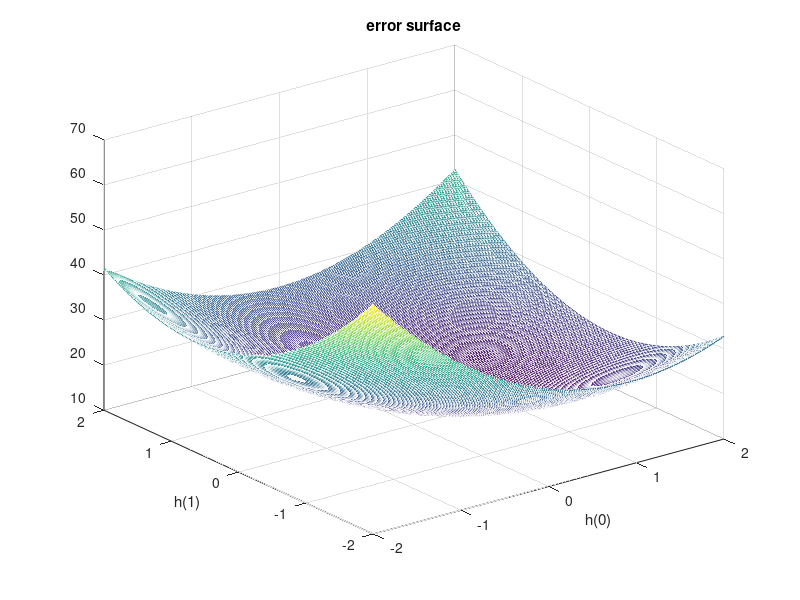
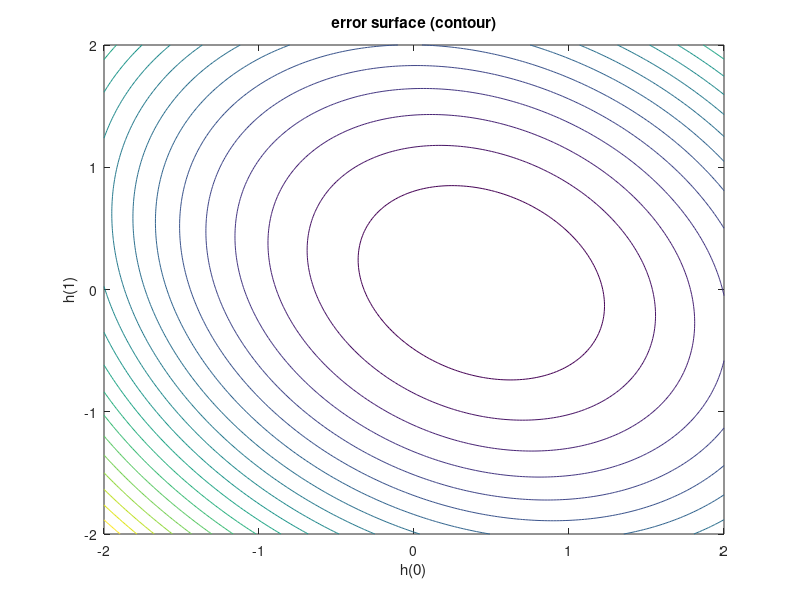

The MATLAB source for these figures, in order:
% Error surface
h0=-2:0.02:2;
h1=-2:0.02:2;
[H0,H1]=meshgrid(h0,h1);

Ry=[3.8 0.9;0.9 3.8];
rxy=[1.7;0.6];

aux1=(Ry(1,1)*H0.^2)+(Ry(1,2)*H0.*H1)+(Ry(2,1)*H1.*H0)+(Ry(2,2)*H1.^2);
aux2=(H0*rxy(1))+(H1*rxy(2));
ers=14+aux1-2*aux2;

%display---------------------------
figure(1)
mesh(H0,H1,ers); %plots figure
xlabel('h(0)'); ylabel('h(1)');title('error surface');

figure(2)
contour(H0,H1,ers,20); %plots figure
xlabel('h(0)'); ylabel('h(1)');title('error surface (contour)');
